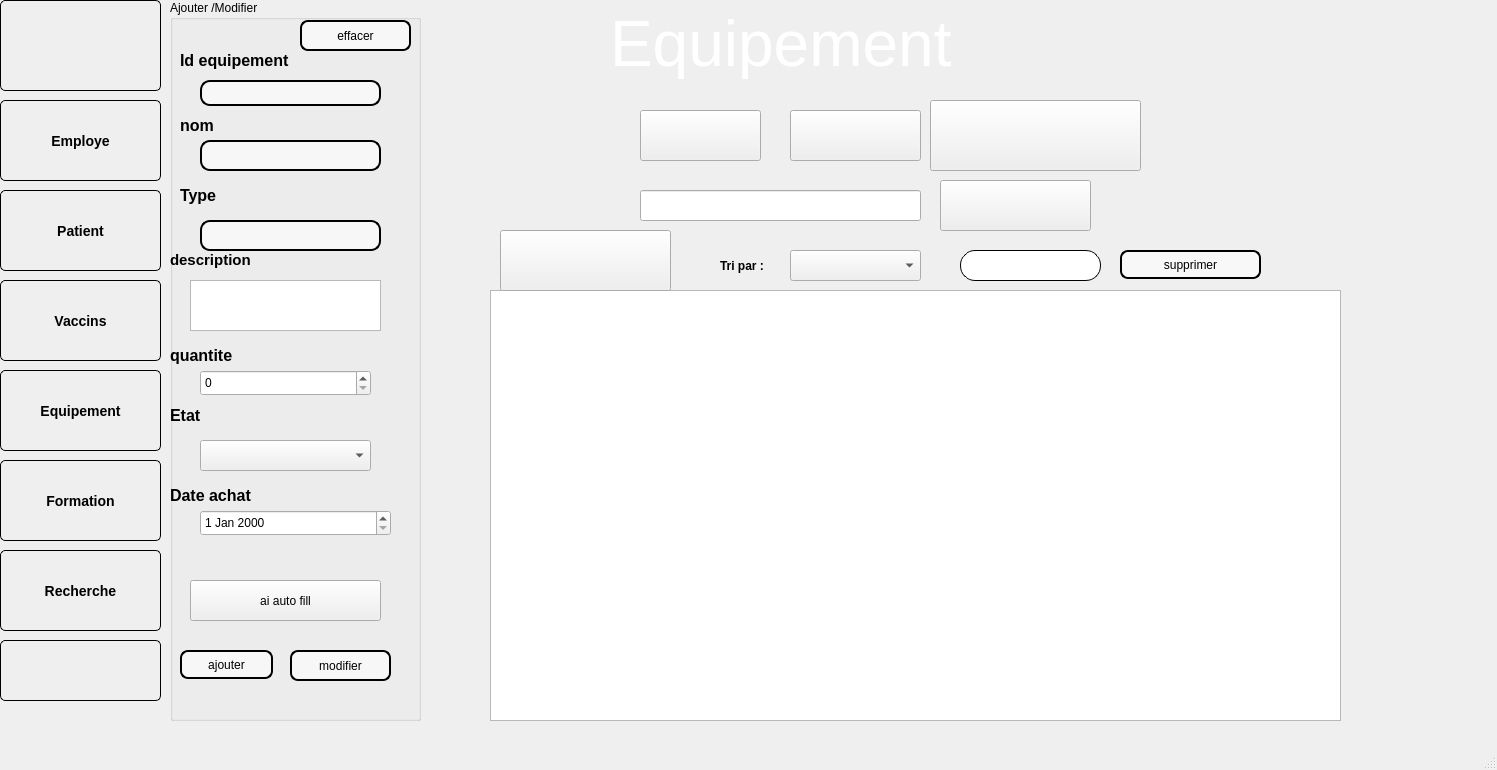
<?xml version="1.0" encoding="UTF-8"?>
<ui version="4.0">
 <class>equip</class>
 <widget class="QMainWindow" name="equip">
  <property name="geometry">
   <rect>
    <x>0</x>
    <y>0</y>
    <width>1497</width>
    <height>770</height>
   </rect>
  </property>
  <property name="minimumSize">
   <size>
    <width>1404</width>
    <height>0</height>
   </size>
  </property>
  <property name="cursor">
   <cursorShape>ArrowCursor</cursorShape>
  </property>
  <property name="windowTitle">
   <string>MainWindow</string>
  </property>
  <property name="styleSheet">
   <string notr="true"/>
  </property>
  <widget class="QWidget" name="centralwidget">
   <widget class="QGroupBox" name="groupBox">
    <property name="geometry">
     <rect>
      <x>170</x>
      <y>0</y>
      <width>251</width>
      <height>721</height>
     </rect>
    </property>
    <property name="styleSheet">
     <string notr="true"/>
    </property>
    <property name="title">
     <string>Ajouter /Modifier </string>
    </property>
    <widget class="QLineEdit" name="lineEdit">
     <property name="geometry">
      <rect>
       <x>30</x>
       <y>80</y>
       <width>181</width>
       <height>26</height>
      </rect>
     </property>
     <property name="minimumSize">
      <size>
       <width>113</width>
       <height>0</height>
      </size>
     </property>
     <property name="styleSheet">
      <string notr="true">QLineEdit {
    background-color: rgba(255, 255, 255, 150); /* Semi-transparent white */
    border: 2px solid black; /* Black border */
    border-radius: 10px;
    color: black; /* Default text color */
}

QLineEdit:hover {
    background-color: rgba(255, 255, 255, 180); /* Slightly less transparent on hover */
    border: 2px solid black; /* Keep border black */
    border-radius: 10px;
}

</string>
     </property>
     <property name="text">
      <string/>
     </property>
    </widget>
    <widget class="QLabel" name="label">
     <property name="geometry">
      <rect>
       <x>10</x>
       <y>40</y>
       <width>181</width>
       <height>41</height>
      </rect>
     </property>
     <property name="styleSheet">
      <string notr="true">font: italic 9pt &quot;Comic Sans MS&quot;;</string>
     </property>
     <property name="text">
      <string>&lt;html&gt;&lt;head/&gt;&lt;body&gt;&lt;p&gt;&lt;span style=&quot; font-size:12pt; font-weight:700;&quot;&gt;Id   equipement&lt;/span&gt;&lt;/p&gt;&lt;/body&gt;&lt;/html&gt;</string>
     </property>
    </widget>
    <widget class="QLineEdit" name="lineEdit_2">
     <property name="geometry">
      <rect>
       <x>30</x>
       <y>140</y>
       <width>181</width>
       <height>31</height>
      </rect>
     </property>
     <property name="minimumSize">
      <size>
       <width>113</width>
       <height>0</height>
      </size>
     </property>
     <property name="styleSheet">
      <string notr="true">QLineEdit {
    background-color: rgba(255, 255, 255, 150); /* Semi-transparent white */
    border: 2px solid black; /* Black border */
    border-radius: 10px;
    color: black; /* Default text color */
}

QLineEdit:hover {
    background-color: rgba(255, 255, 255, 180); /* Slightly less transparent on hover */
    border: 2px solid black; /* Keep border black */
    border-radius: 10px;
}

</string>
     </property>
     <property name="text">
      <string/>
     </property>
    </widget>
    <widget class="QLabel" name="label_7">
     <property name="geometry">
      <rect>
       <x>10</x>
       <y>440</y>
       <width>63</width>
       <height>20</height>
      </rect>
     </property>
     <property name="text">
      <string/>
     </property>
    </widget>
    <widget class="QLineEdit" name="lineEdit_4">
     <property name="geometry">
      <rect>
       <x>30</x>
       <y>220</y>
       <width>181</width>
       <height>31</height>
      </rect>
     </property>
     <property name="minimumSize">
      <size>
       <width>113</width>
       <height>0</height>
      </size>
     </property>
     <property name="styleSheet">
      <string notr="true">QLineEdit {
    background-color: rgba(255, 255, 255, 150); /* Semi-transparent white */
    border: 2px solid black; /* Black border */
    border-radius: 10px;
    color: black; /* Default text color */
}

QLineEdit:hover {
    background-color: rgba(255, 255, 255, 180); /* Slightly less transparent on hover */
    border: 2px solid black; /* Keep border black */
    border-radius: 10px;
}

</string>
     </property>
    </widget>
    <widget class="QComboBox" name="comboBox">
     <property name="geometry">
      <rect>
       <x>30</x>
       <y>440</y>
       <width>171</width>
       <height>31</height>
      </rect>
     </property>
     <property name="minimumSize">
      <size>
       <width>111</width>
       <height>0</height>
      </size>
     </property>
     <property name="styleSheet">
      <string notr="true"/>
     </property>
    </widget>
    <widget class="QLabel" name="label_4">
     <property name="geometry">
      <rect>
       <x>10</x>
       <y>110</y>
       <width>81</width>
       <height>31</height>
      </rect>
     </property>
     <property name="styleSheet">
      <string notr="true">font: italic 9pt &quot;Comic Sans MS&quot;;</string>
     </property>
     <property name="text">
      <string>&lt;html&gt;&lt;head/&gt;&lt;body&gt;&lt;p&gt;&lt;span style=&quot; font-size:12pt; font-weight:700;&quot;&gt;nom&lt;/span&gt;&lt;/p&gt;&lt;/body&gt;&lt;/html&gt;</string>
     </property>
    </widget>
    <widget class="QSpinBox" name="spinBox">
     <property name="geometry">
      <rect>
       <x>30</x>
       <y>370</y>
       <width>171</width>
       <height>26</height>
      </rect>
     </property>
     <property name="minimumSize">
      <size>
       <width>111</width>
       <height>0</height>
      </size>
     </property>
    </widget>
    <widget class="QDateEdit" name="dd">
     <property name="geometry">
      <rect>
       <x>30</x>
       <y>510</y>
       <width>191</width>
       <height>26</height>
      </rect>
     </property>
     <property name="minimumSize">
      <size>
       <width>110</width>
       <height>0</height>
      </size>
     </property>
    </widget>
    <widget class="QLabel" name="label_11">
     <property name="geometry">
      <rect>
       <x>10</x>
       <y>180</y>
       <width>81</width>
       <height>31</height>
      </rect>
     </property>
     <property name="styleSheet">
      <string notr="true">font: italic 9pt &quot;Comic Sans MS&quot;;</string>
     </property>
     <property name="text">
      <string>&lt;html&gt;&lt;head/&gt;&lt;body&gt;&lt;p&gt;&lt;span style=&quot; font-size:12pt; font-weight:700;&quot;&gt;Type&lt;/span&gt;&lt;/p&gt;&lt;/body&gt;&lt;/html&gt;</string>
     </property>
    </widget>
    <widget class="QLabel" name="label_12">
     <property name="geometry">
      <rect>
       <x>0</x>
       <y>240</y>
       <width>151</width>
       <height>41</height>
      </rect>
     </property>
     <property name="styleSheet">
      <string notr="true">font: italic 9pt &quot;Comic Sans MS&quot;;</string>
     </property>
     <property name="text">
      <string>&lt;html&gt;&lt;head/&gt;&lt;body&gt;&lt;p&gt;&lt;span style=&quot; font-size:11pt; font-weight:700;&quot;&gt;description&lt;/span&gt;&lt;/p&gt;&lt;/body&gt;&lt;/html&gt;</string>
     </property>
    </widget>
    <widget class="QLabel" name="label_13">
     <property name="geometry">
      <rect>
       <x>0</x>
       <y>340</y>
       <width>121</width>
       <height>31</height>
      </rect>
     </property>
     <property name="styleSheet">
      <string notr="true">font: italic 9pt &quot;Comic Sans MS&quot;;</string>
     </property>
     <property name="text">
      <string>&lt;html&gt;&lt;head/&gt;&lt;body&gt;&lt;p&gt;&lt;span style=&quot; font-size:12pt; font-weight:700;&quot;&gt;quantite&lt;/span&gt;&lt;/p&gt;&lt;/body&gt;&lt;/html&gt;</string>
     </property>
    </widget>
    <widget class="QLabel" name="label_14">
     <property name="geometry">
      <rect>
       <x>0</x>
       <y>400</y>
       <width>81</width>
       <height>31</height>
      </rect>
     </property>
     <property name="styleSheet">
      <string notr="true">font: italic 9pt &quot;Comic Sans MS&quot;;</string>
     </property>
     <property name="text">
      <string>&lt;html&gt;&lt;head/&gt;&lt;body&gt;&lt;p&gt;&lt;span style=&quot; font-size:12pt; font-weight:700;&quot;&gt;Etat&lt;/span&gt;&lt;/p&gt;&lt;/body&gt;&lt;/html&gt;</string>
     </property>
    </widget>
    <widget class="QLabel" name="label_15">
     <property name="geometry">
      <rect>
       <x>0</x>
       <y>480</y>
       <width>161</width>
       <height>31</height>
      </rect>
     </property>
     <property name="styleSheet">
      <string notr="true">font: italic 9pt &quot;Comic Sans MS&quot;;</string>
     </property>
     <property name="text">
      <string>&lt;html&gt;&lt;head/&gt;&lt;body&gt;&lt;p&gt;&lt;span style=&quot; font-size:12pt; font-weight:700;&quot;&gt;Date   achat&lt;/span&gt;&lt;/p&gt;&lt;/body&gt;&lt;/html&gt;</string>
     </property>
    </widget>
    <widget class="QPushButton" name="pushButton_3">
     <property name="geometry">
      <rect>
       <x>120</x>
       <y>650</y>
       <width>101</width>
       <height>31</height>
      </rect>
     </property>
     <property name="minimumSize">
      <size>
       <width>93</width>
       <height>0</height>
      </size>
     </property>
     <property name="styleSheet">
      <string notr="true">QPushButton {
    background-color: rgba(255, 255, 255, 150); /* Semi-transparent white */
    border: 2px solid black; /* Black border */
    border-radius: 8px;
    color: black; /* Default text color */
}

QPushButton:hover {
    background-color: rgba(255, 255, 255, 180); /* Slightly less transparent on hover */
    border: 2px solid black; /* Keep border black */
}
</string>
     </property>
     <property name="text">
      <string>modifier</string>
     </property>
    </widget>
    <widget class="QPushButton" name="pushButton_5">
     <property name="geometry">
      <rect>
       <x>130</x>
       <y>20</y>
       <width>111</width>
       <height>31</height>
      </rect>
     </property>
     <property name="minimumSize">
      <size>
       <width>93</width>
       <height>0</height>
      </size>
     </property>
     <property name="styleSheet">
      <string notr="true">QPushButton {
    background-color: rgba(255, 255, 255, 150); /* Semi-transparent white */
    border: 2px solid black; /* Black border */
    border-radius: 8px;
    color: black; /* Default text color */
}

QPushButton:hover {
    background-color: rgba(255, 255, 255, 180); /* Slightly less transparent on hover */
    border: 2px solid black; /* Keep border black */
}
</string>
     </property>
     <property name="text">
      <string>effacer</string>
     </property>
    </widget>
    <widget class="QPushButton" name="autoFillButton">
     <property name="geometry">
      <rect>
       <x>20</x>
       <y>580</y>
       <width>191</width>
       <height>41</height>
      </rect>
     </property>
     <property name="text">
      <string>ai auto fill</string>
     </property>
    </widget>
    <widget class="QTextEdit" name="textEdit">
     <property name="geometry">
      <rect>
       <x>20</x>
       <y>280</y>
       <width>191</width>
       <height>51</height>
      </rect>
     </property>
    </widget>
    <widget class="QPushButton" name="pushButton">
     <property name="geometry">
      <rect>
       <x>10</x>
       <y>650</y>
       <width>93</width>
       <height>29</height>
      </rect>
     </property>
     <property name="styleSheet">
      <string notr="true">QPushButton {
    background-color: rgba(255, 255, 255, 150); /* Semi-transparent white */
    border: 2px solid black; /* Black border */
    border-radius: 8px;
    color: black; /* Default text color */
}

QPushButton:hover {
    background-color: rgba(255, 255, 255, 180); /* Slightly less transparent on hover */
    border: 2px solid black; /* Keep border black */
}
</string>
     </property>
     <property name="text">
      <string>ajouter</string>
     </property>
    </widget>
   </widget>
   <widget class="QTableView" name="tableView">
    <property name="geometry">
     <rect>
      <x>490</x>
      <y>290</y>
      <width>851</width>
      <height>431</height>
     </rect>
    </property>
    <property name="minimumSize">
     <size>
      <width>851</width>
      <height>411</height>
     </size>
    </property>
    <property name="maximumSize">
     <size>
      <width>851</width>
      <height>16777215</height>
     </size>
    </property>
    <property name="styleSheet">
     <string notr="true">QTableView {
        border: none;
        gridline-color: black;

      
    }
    QTableView::item { 
        padding: 15px; 
    }
    QHeaderView::section {
        background-color: white;
        padding: 10px;
        font-size: 11px;
        border: none;
       gridline-color: black;
    }
QTableView::item:hover {
      background-color: #d3e0ea;
     color: black;&quot;
    }

    </string>
    </property>
    <property name="gridStyle">
     <enum>Qt::PenStyle::SolidLine</enum>
    </property>
    <attribute name="verticalHeaderCascadingSectionResizes">
     <bool>false</bool>
    </attribute>
   </widget>
   <widget class="QComboBox" name="trier">
    <property name="geometry">
     <rect>
      <x>790</x>
      <y>250</y>
      <width>131</width>
      <height>31</height>
     </rect>
    </property>
   </widget>
   <widget class="QLineEdit" name="recherche">
    <property name="geometry">
     <rect>
      <x>640</x>
      <y>190</y>
      <width>281</width>
      <height>31</height>
     </rect>
    </property>
    <property name="styleSheet">
     <string notr="true">QLineEdit {
           border: 0.5px solid black;
         border-radius: 15px;
        padding: px;

         color: black;
        }
 QLineEdit:focus {
           border: 1px solid #4A90E2;&quot;  
         }
   </string>
    </property>
   </widget>
   <widget class="QLineEdit" name="supprimer">
    <property name="geometry">
     <rect>
      <x>960</x>
      <y>250</y>
      <width>141</width>
      <height>31</height>
     </rect>
    </property>
    <property name="minimumSize">
     <size>
      <width>141</width>
      <height>0</height>
     </size>
    </property>
    <property name="styleSheet">
     <string notr="true">QLineEdit {
    border: 0.5px solid black;
    border-radius: 15px;
    padding: 5px;
    color: black;
}

QLineEdit:focus {
    border: 1px solid #4A90E2; /* Change border color when focused */
    background-color: #f0f8ff; /* Optional: lighter background on focus */
}
</string>
    </property>
   </widget>
   <widget class="QLabel" name="label_10">
    <property name="geometry">
     <rect>
      <x>610</x>
      <y>-10</y>
      <width>451</width>
      <height>111</height>
     </rect>
    </property>
    <property name="styleSheet">
     <string notr="true">font: 700 italic 18pt &quot;Comic Sans MS&quot;;</string>
    </property>
    <property name="text">
     <string>&lt;html&gt;&lt;head/&gt;&lt;body&gt;&lt;p&gt;&lt;span style=&quot; font-size:48pt; color:#ffffff;&quot;&gt;Equipement&lt;/span&gt;&lt;/p&gt;&lt;/body&gt;&lt;/html&gt;</string>
    </property>
   </widget>
   <widget class="QPushButton" name="btnemploye">
    <property name="geometry">
     <rect>
      <x>0</x>
      <y>100</y>
      <width>161</width>
      <height>81</height>
     </rect>
    </property>
    <property name="minimumSize">
     <size>
      <width>161</width>
      <height>0</height>
     </size>
    </property>
    <property name="whatsThis">
     <string>&lt;html&gt;&lt;head/&gt;&lt;body&gt;&lt;p&gt;&lt;span style=&quot; font-weight:700;&quot;&gt;employe&lt;/span&gt;&lt;/p&gt;&lt;/body&gt;&lt;/html&gt;</string>
    </property>
    <property name="styleSheet">
     <string notr="true">QPushButton {
    border: 0.5px solid black;
    border-radius: 5px;
    padding: 10px;
    font-weight: bold; /* Texte en gras */
    font-size: 14px;
}

QPushButton:hover,
QPushButton:pressed {
    background-color: #D3D3D3;
    border: 0.5px solid black;
}
</string>
    </property>
    <property name="text">
     <string>Employe</string>
    </property>
   </widget>
   <widget class="QPushButton" name="btnpatient">
    <property name="geometry">
     <rect>
      <x>0</x>
      <y>190</y>
      <width>161</width>
      <height>81</height>
     </rect>
    </property>
    <property name="minimumSize">
     <size>
      <width>161</width>
      <height>0</height>
     </size>
    </property>
    <property name="styleSheet">
     <string notr="true">QPushButton {
    border: 0.5px solid black;
    border-radius: 5px;
    padding: 10px;
    font-weight: bold; /* Texte en gras */
    font-size: 14px;
}

QPushButton:hover,
QPushButton:pressed {
    background-color: #D3D3D3;
    border: 0.5px solid black;
}
</string>
    </property>
    <property name="text">
     <string>Patient</string>
    </property>
   </widget>
   <widget class="QPushButton" name="btnvaccins">
    <property name="geometry">
     <rect>
      <x>0</x>
      <y>280</y>
      <width>161</width>
      <height>81</height>
     </rect>
    </property>
    <property name="styleSheet">
     <string notr="true">QPushButton {
    border: 0.5px solid black;
    border-radius: 5px;
    padding: 10px;
    font-weight: bold; /* Texte en gras */
    font-size: 14px;
}

QPushButton:hover,
QPushButton:pressed {
    background-color: #D3D3D3;
    border: 0.5px solid black;
}
</string>
    </property>
    <property name="text">
     <string>Vaccins</string>
    </property>
   </widget>
   <widget class="QPushButton" name="btnequipement">
    <property name="geometry">
     <rect>
      <x>0</x>
      <y>370</y>
      <width>161</width>
      <height>81</height>
     </rect>
    </property>
    <property name="styleSheet">
     <string notr="true">QPushButton {
    border: 0.5px solid black;
    border-radius: 5px;
    padding: 10px;
    font-weight: bold; /* Texte en gras */
    font-size: 14px;
}

QPushButton:hover,
QPushButton:pressed {
    background-color: #D3D3D3;
    border: 0.5px solid black;
}
</string>
    </property>
    <property name="text">
     <string>Equipement</string>
    </property>
   </widget>
   <widget class="QPushButton" name="btnformation">
    <property name="geometry">
     <rect>
      <x>0</x>
      <y>460</y>
      <width>161</width>
      <height>81</height>
     </rect>
    </property>
    <property name="styleSheet">
     <string notr="true">QPushButton {
    border: 0.5px solid black;
    border-radius: 5px;
    padding: 10px;
    font-weight: bold; /* Texte en gras */
    font-size: 14px;
}

QPushButton:hover,
QPushButton:pressed {
    background-color: #D3D3D3;
    border: 0.5px solid black;
}
</string>
    </property>
    <property name="text">
     <string>Formation</string>
    </property>
   </widget>
   <widget class="QPushButton" name="btnrecherche">
    <property name="geometry">
     <rect>
      <x>0</x>
      <y>550</y>
      <width>161</width>
      <height>81</height>
     </rect>
    </property>
    <property name="styleSheet">
     <string notr="true">QPushButton {
    border: 0.5px solid black;
    border-radius: 5px;
    padding: 10px;
    font-weight: bold; /* Texte en gras */
    font-size: 14px;
}

QPushButton:hover,
QPushButton:pressed {
    background-color: #D3D3D3;
    border: 0.5px solid black;
}
</string>
    </property>
    <property name="text">
     <string>Recherche</string>
    </property>
   </widget>
   <widget class="QPushButton" name="logout">
    <property name="geometry">
     <rect>
      <x>0</x>
      <y>640</y>
      <width>161</width>
      <height>61</height>
     </rect>
    </property>
    <property name="styleSheet">
     <string notr="true">QPushButton {
    border: 0.5px solid black;
    border-radius: 5px;
    padding: 10px;
    font-weight: bold; /* Texte en gras */
    font-size: 14px;
}

QPushButton:hover,
QPushButton:pressed {
    background-color: #D3D3D3;
    border: 0.5px solid black;
}

</string>
    </property>
    <property name="text">
     <string/>
    </property>
   </widget>
   <widget class="QPushButton" name="logo">
    <property name="geometry">
     <rect>
      <x>0</x>
      <y>0</y>
      <width>161</width>
      <height>91</height>
     </rect>
    </property>
    <property name="styleSheet">
     <string notr="true">QPushButton {
    border: 0.5px solid black;
    border-radius: 5px;
    padding: 10px;
    font-weight: bold; /* Texte en gras */
    font-size: 14px;
}

QPushButton:hover,
QPushButton:pressed {
    background-color: #D3D3D3;
    border: 0.5px solid black;
}
</string>
    </property>
    <property name="text">
     <string/>
    </property>
   </widget>
   <widget class="QPushButton" name="pdf">
    <property name="geometry">
     <rect>
      <x>790</x>
      <y>110</y>
      <width>131</width>
      <height>51</height>
     </rect>
    </property>
    <property name="styleSheet">
     <string notr="true"/>
    </property>
    <property name="text">
     <string/>
    </property>
   </widget>
   <widget class="QPushButton" name="pdf_2">
    <property name="geometry">
     <rect>
      <x>640</x>
      <y>110</y>
      <width>121</width>
      <height>51</height>
     </rect>
    </property>
    <property name="styleSheet">
     <string notr="true"/>
    </property>
    <property name="text">
     <string/>
    </property>
   </widget>
   <widget class="QPushButton" name="pushButton_2">
    <property name="geometry">
     <rect>
      <x>1120</x>
      <y>250</y>
      <width>141</width>
      <height>29</height>
     </rect>
    </property>
    <property name="minimumSize">
     <size>
      <width>0</width>
      <height>29</height>
     </size>
    </property>
    <property name="styleSheet">
     <string notr="true">QPushButton {
    background-color: rgba(255, 255, 255, 150); /* Semi-transparent white */
    border: 2px solid black; /* Black border */
    border-radius: 8px;
    color: black; /* Default text color */
}

QPushButton:hover {
    background-color: rgba(255, 255, 255, 180); /* Slightly less transparent on hover */
    border: 2px solid black; /* Keep border black */
}
</string>
    </property>
    <property name="text">
     <string>supprimer</string>
    </property>
   </widget>
   <widget class="QPushButton" name="rechercher">
    <property name="geometry">
     <rect>
      <x>940</x>
      <y>180</y>
      <width>151</width>
      <height>51</height>
     </rect>
    </property>
    <property name="text">
     <string/>
    </property>
   </widget>
   <widget class="QPushButton" name="historique">
    <property name="geometry">
     <rect>
      <x>930</x>
      <y>100</y>
      <width>211</width>
      <height>71</height>
     </rect>
    </property>
    <property name="text">
     <string/>
    </property>
   </widget>
   <widget class="QPushButton" name="actuliser">
    <property name="geometry">
     <rect>
      <x>500</x>
      <y>230</y>
      <width>171</width>
      <height>61</height>
     </rect>
    </property>
    <property name="text">
     <string/>
    </property>
   </widget>
   <widget class="QLabel" name="label_tri">
    <property name="geometry">
     <rect>
      <x>720</x>
      <y>250</y>
      <width>71</width>
      <height>31</height>
     </rect>
    </property>
    <property name="font">
     <font>
      <bold>true</bold>
     </font>
    </property>
    <property name="text">
     <string>Tri par :</string>
    </property>
   </widget>
  </widget>
  <widget class="QMenuBar" name="menubar">
   <property name="geometry">
    <rect>
     <x>0</x>
     <y>0</y>
     <width>1497</width>
     <height>26</height>
    </rect>
   </property>
   <property name="tabletTracking">
    <bool>false</bool>
   </property>
  </widget>
  <widget class="QStatusBar" name="statusbar"/>
 </widget>
 <resources/>
 <connections/>
</ui>
